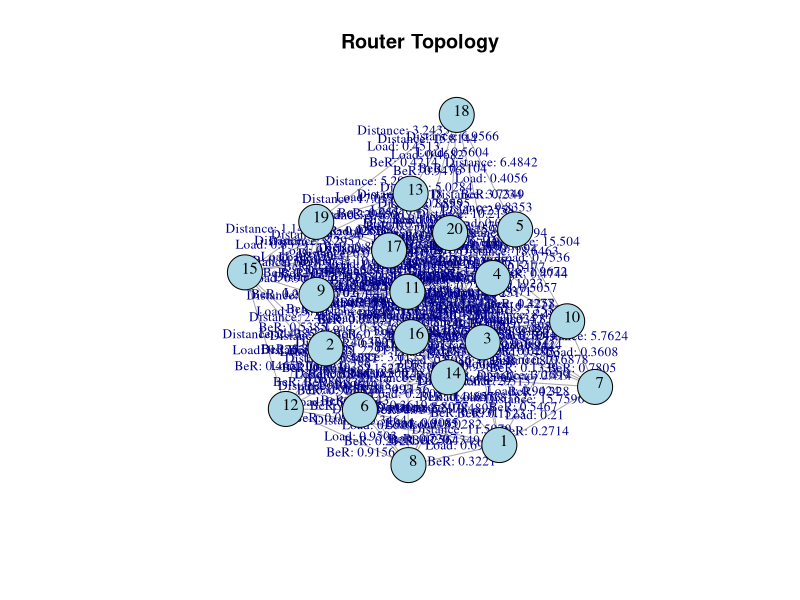
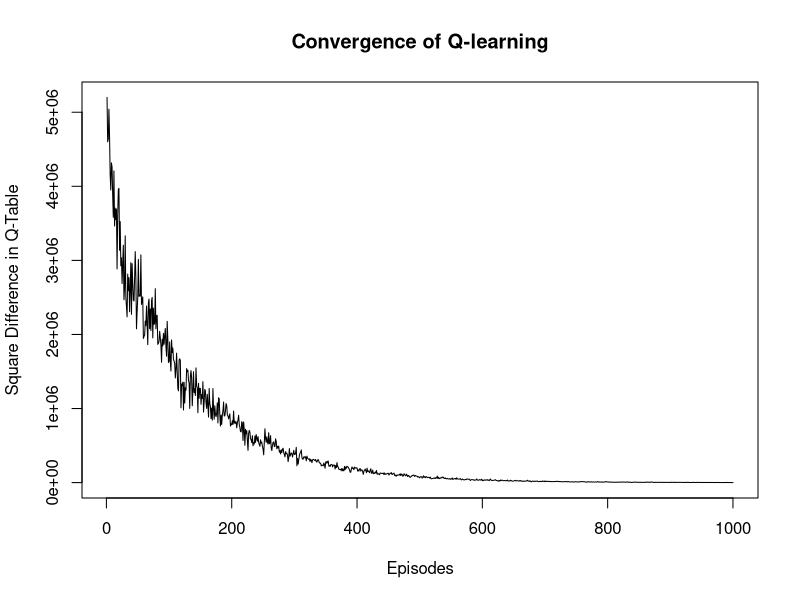

Source code (R) for these figures, in order:
rm(list=ls())
library(igraph)


################################################################################
#                       GENERATION OF RANDOM ROUTERS
################################################################################
create_states <- function(){
  "This is a function designed to generate the routers"
  
  # Generate a random number of states:
  num_states = sample(6:20, 1)
  
  # Create the states:
  states <- paste0("s", 1:num_states)
  
  # Take generated values to the environment:
  assign("num_states", num_states, envir = .GlobalEnv)
  assign("states", states, envir = .GlobalEnv)
}


################################################################################
#        GENERATION OF RANDOM VALUES OF DISTANCE, LOAD AND Bit Error Rate
################################################################################
generate_random_values <- function(num_states, num_paths){
  "This is a function used to generate random values of distance, load and BeR"
  
  # Create an empty adjacency matrix:
  adj_matrix <- matrix(0, nrow = num_states, ncol = num_states)
  
  # Fill the adjacency matrix with random values (1 or 0) to represent connections
  # between routers:
  for (i in 1:num_states) {
    for (j in 1:num_states) {
      if (i != j) {
        connection <- sample(c(0, 1), 1)
        adj_matrix[i, j] <- connection
        adj_matrix[j, i] <- connection
      }
    }
  }
  
  # Create the 3D arrays for each of the variables (the dimensions are 
  # num_states x num_states x num_paths).
  distance_values <- array(NA, dim = c(num_states, num_states, num_paths))
  load_values <- array(NA, dim = c(num_states, num_states, num_paths))
  ber_values <- array(NA, dim = c(num_states, num_states, num_paths))
  
  # Fill the arrays:
  for (i in 1:(num_states-1)) {  
    for (j in (i+1):num_states) { 
      
      # If condition to check whether there is a connection between router i and j.
      if (adj_matrix[i,j] == 1) {  
        
        # This loop iterates through each possible path between the nodes i and j.
        for (k in 1:num_paths){
          
          # For each path, it generates random values for distance, load and BeR.
          km <- runif(1, min = 1, max = 20)
          load <- runif(1, min = 0, max = 1)
          BeR <- runif(1, min = 0, max = 1)
          
          # Assign values to the arrays for both connections due to symmetry:
          distance_values[i, j, k] <- km; distance_values[j, i, k] <- km
          load_values[i, j, k] <- load; load_values[j, i, k] <- load
          ber_values[i, j, k] <- BeR; ber_values[j, i, k] <- BeR
        }
      }
    }
  }
  
  # Take generated values to the environment:
  assign("adj_matrix", adj_matrix, envir = .GlobalEnv)
  assign("distance_values", distance_values, envir = .GlobalEnv)
  assign("load_values", load_values, envir = .GlobalEnv)
  assign("ber_values", ber_values, envir = .GlobalEnv)
  
  
  # Show generated values:
  cat("Distance values:\n")
  print(distance_values)
  cat("\n")
  cat("Load values:\n")
  print(load_values)
  cat("\n")
  cat("BeR values:\n")
  print(ber_values)
}


################################################################################
#                 SELECTION OF BEST PATHS (BASED ON PENALTIES)
################################################################################
calculate_total_cost <- function(distance_km, load, BeR) {
  "This is a function used to compute the total cost of a certain path based on
  distance, load and BeR values"
  
  propagation_delay = 5 * distance_km  # 5us for each km in the fiber.
  tranmission_queue_delay = 1/(1-load)  # 1us x (1/(1-load))
  
  # Penalization of BeR:
  if (BeR >= 10^-4 && BeR <= 1){
    ber_penalty = 1000
  } else if (BeR > 10^-5 && BeR < 10^-4){
    ber_penalty = 50
  } else {
    ber_penalty = 0
  }
  
  # Sum of penalties:
  return (propagation_delay + tranmission_queue_delay + ber_penalty)
}

select_best_paths <- function(num_states, num_paths, adj_matrix, distance_values, load_values, ber_values){
  "The main goal of this function is to go through all the possible paths from
  one router to another and select the one with the lowest cost"
  
  # Construct 4 matrices:
  # 1. cost_matrix: it will store the cost of the shortest paths.
  cost_matrix <- matrix(-Inf, nrow = num_states, ncol = num_states)
  
  # 2. chosen_distance: it will store the distance between routers that gave the
  # lowest cost.
  chosen_distance <- matrix(NA, nrow = num_states, ncol = num_states)
  
  # 3. chosen_load: it will store the load between routers that gave the
  # lowest cost.
  chosen_load <- matrix(NA, nrow = num_states, ncol = num_states)
  
  # 4. chosen_ber: it will store the BeR between routers that gave the
  # lowest cost.
  chosen_ber <- matrix(NA, nrow = num_states, ncol = num_states)
  
  # Traverse through every possible combination of nodes:
  for (i in 1:num_states) {
    for (j in 1:num_states) {
      
      # Check if routers i and j are connected:
      if (adj_matrix[i,j] == 1) {
        min_cost <- Inf
        chosen_path_k <- NA  # Track the path 'k' that gave the minimum cost
        
        # Iterate through each possible path:
        for (k in 1:num_paths) {
          
          #For each path k, this code retrieves its distance, load, and Bit
          # error rate (BeR) values from the 3D arrays:
          km_value <- distance_values[i, j, k]
          load_value <- load_values[i, j, k]
          ber_value <- ber_values[i, j, k]
          
          # Check if any of the values is NA:
          if (!anyNA(c(km_value, load_value, ber_value))){
            
            # Compute the cost of the given path:
            cost <- calculate_total_cost(km_value, load_value, ber_value)
            
            # If the computed cost of the path k is less than the current min_cost,
            # then min_cost is updated to this new value and the index k of this
            # path is stored in chosen_path_k:
            if (cost < min_cost) {
              min_cost <- cost
              chosen_path_k <- k 
            }
          }
        }
        
        # Assign the cost to the path and store the respective km, load, and BeR values:
        cost_matrix[i, j] <- -min_cost
        if (!is.na(chosen_path_k)) {
          chosen_distance[i, j] <- distance_values[i, j, chosen_path_k]
          chosen_ber[i, j] <- ber_values[i, j, chosen_path_k]
          chosen_load[i, j] <- load_values[i, j, chosen_path_k]
        }
      }
    }
  }
  
  # Take generated values to the environment:
  assign("cost_matrix", cost_matrix, envir = .GlobalEnv)
  assign("chosen_distance", chosen_distance, envir = .GlobalEnv)
  assign("chosen_ber", chosen_ber, envir = .GlobalEnv)
  assign("chosen_load", chosen_load, envir = .GlobalEnv)
  
  # Show generated values:
  cat("Cost matrix:\n")
  print(cost_matrix)
  cat("\n")
  cat("Distance of the cheapest paths:\n")
  print(chosen_distance)
  cat("\n")
  cat("Loads of the cheapest paths:\n")
  print(chosen_load)
  cat("\n")
  cat("BeR of the cheapest paths:\n")
  print(chosen_ber)
  cat("\n")
}


################################################################################
#                             REPRESENT THE TOPOLOGY
################################################################################
plot_topology <- function(adj_matrix, chosen_distance, chosen_load, chosen_ber){
  "This is a function used to plot the topology of the current environment"
  
  # Create the graph:
  g <- graph_from_adjacency_matrix(adjmatrix=adj_matrix, mode="undirected", weighted=NULL, diag=FALSE)
  
  # Create the edge labels to show in the graph the distance, load and BeR values
  # of each connection between each router:
  edge_labels = c()
  for (i in 1:(num_states-1)){
    for (j in (i+1):num_states){
      if (adj_matrix[i,j] == 1){
        label <- paste(
          "Distance:", round(chosen_distance[i,j], 4), 
          "\nLoad:", round(chosen_load[i,j], 4), 
          "\nBeR:", round(chosen_ber[i,j], 4),
          "\n"
        )
        edge_labels = c(edge_labels, label)
      }
    }
  }
  
  # Plot the graph:
  plot(g, 
       layout = layout_with_fr,
       vertex.color = "lightblue", 
       vertex.size = 20, 
       vertex.label.color = "black",
       vertex.label.cex = 1,
       vertex.label.dist = 0.5,
       edge.label.cex = 0.8,
       edge.label = edge_labels,
       main = "Router Topology") 
}


################################################################################
#                  SOLVE THE PROPOSED SCENARIO USING Q-LEARNING
################################################################################
get_convergence_epsiode <- function(all_q_tables){
  "This is a function that has the main goal of returning the episode in which
  Q-learning converges"
  
  # Definition of general variables:
  threshold <- 0.01
  convergence_episode <- NA
  
  # Start the process from Q-table number 21, since we consider the 20 previous
  # Q-tables for checking convergence (explained in detail below):
  for (i in 21:length(all_q_tables)){
    current <- all_q_tables[[i]]
    
    # Obtain the 20 previous Q-tables:
    prev_20_q <- all_q_tables[(i-20):(i-1)]
    
    # Initially declare the sum as 0:
    total_sum = 0
    
    # Go through the 20 previous Q-tables and sum them:
    for (j in 1:length(prev_20_q)){
      mat_i <- prev_20_q[[j]]
      total_sum <- total_sum + sum(mat_i[is.finite(mat_i)])
    }
    
    # Obtain the mean:
    prev_20_mean <- total_sum/20
    
    # We consider it has converged when the square sum of the current episode
    # and the mean of the 20 previous ones is less than the threshold
    sum_current_one <- sum(current[is.finite(current)])
    differ <- (abs(sum(sum_current_one - prev_20_mean)))^2
    if (differ <= 0.01)
      break
  }
  
  # Show the convergence episode:
  cat("Convergence detected at episode:", i, "\n")
}

solve_scenario_qlearning <- function(num_states, adj_matrix, alpha, gamma, epsilon, num_episodes, cost_matrix){
  "This is a function that has the goal of solving a specific scenario using Q-learning"
  
  # Initialize a Q-table with all zeros. Then, any entry in the Q-table that
  # corresponds to a pair of nodes that aren't directly connected is set to
  # negative infinity to ensure those actions are not chosen.
  Q_table <- matrix(0, nrow = num_states, ncol = num_states)
  Q_table[adj_matrix == 0] <- -Inf
  
  # Track the squared difference between Q-tables of consecutive episodes:
  q_table_differences <- numeric(num_episodes)
  previous_q_table <- matrix(0, nrow = num_states, ncol = num_states)
  previous_q_table[adj_matrix == 0] <- -Inf  # Initialize with -Inf for invalid actions
  
  # List to store all Q-tables for every episode:
  all_q_tables <- list()  
  
  # Start a loop over a specified number of episodes. In each episode, the agent
  # will navigate through the network to learn the optimal path:
  for (episode in 1:num_episodes) {
    
    # Randomly choose a starting state:
    state <- sample(1:num_states, 1)  
    
    # This list will keep track of all nodes the agent visits in this episode to
    # avoid loops.
    visited_nodes <- c(state)
    
    while (TRUE) {  
      possible_actions <- which(adj_matrix[state, ] == 1)
      
      # Epsilon-greedy Strategy: with probability epsilon, the agent chooses a
      # a random action from the available ones (exploration), and with probability
      # 1-epsilon, the agent chooses the action with the highest current Q-value
      # (exploitation).
      
      # A random number between 0 and 1 is generated: is it less than epsilon?
      # Then explore; otherwise? Exploit.
      if (runif(1) < epsilon) {
        # Exploration:
        valid_actions <- setdiff(possible_actions, visited_nodes)
        if (length(valid_actions) == 0) {
          break
        }
        action <- sample(valid_actions, 1)
        
        # Exploitation:
      } else {
        valid_actions <- setdiff(possible_actions, visited_nodes)
        if (length(valid_actions) == 0) {
          break
        }
        action_values <- Q_table[state, valid_actions]
        action_index <- which.max(action_values)
        action <- valid_actions[action_index]
      }
      
      # Update visited nodes:
      visited_nodes <- c(visited_nodes, action)
      
      # Finally: 
      # 1. Get a reward for the chosen action from the cost_matrix:
      reward <- cost_matrix[state, action] # agent tries to maximize its reward by minimizing the cost
      
      # 2. Calculate the expected reward by considering the maximum Q-value from
      # the next state (action), discounted by gamma.
      future_reward <- gamma * max(Q_table[action, ])
      
      # 3. Use the Q-learning formula to update the Q-value in the Q-table for
      # the current state and action.
      Q_table[state, action] <- (1-alpha)*Q_table[state, action] + alpha*(reward + future_reward)
      
      # The agent moves to the next state, which corresponds to the action it chose:
      state <- action  
    }
    
    # Track the squared difference for finite values:
    differences <- (abs(Q_table - previous_q_table))^2
    
    # By excluding the "Inf" values when calculating the error, we ensure that
    # we get a more representative measure of how much the Q-table has truly
    # changed in areas that can learn and change. It's a way to focus on the 
    # aspects of the Q-table that are relevant to the learning process.
    q_table_differences[episode] <- sum(differences[is.finite(differences)])
    all_q_tables[[episode]] <- Q_table
    previous_q_table <- Q_table
  }
  
  # Take generated values to the environment:
  assign("Q_table", Q_table, envir = .GlobalEnv)
  assign("q_table_differences", q_table_differences, envir = .GlobalEnv)
  assign("all_q_tables", all_q_tables, envir = .GlobalEnv)
  
  
  # Show generated values:
  cat("Q-Table values:\n")
  print(Q_table)
  plot(q_table_differences, type="l", xlab="Episodes",
       ylab="Square Difference in Q-Table",
       main="Convergence of Q-learning")
  get_convergence_epsiode(all_q_tables)
}


################################################################################
#                                   BEST PATH
################################################################################
get_best_path_after_learning <- function(Q_table, start_node, end_node, adj_matrix) {
  "Gives the best route from a starting node to a destination node based on the highest cumulative reward (lowest negative reward)"
  
  # Obtain the number of states using the Q-table:
  num_states <- nrow(Q_table)
  
  # Initialize distance, previous node and visited variables:
  # 1. distance: It represents the shortest known distance (or, in this case,
  #   the highest cumulative reward) from the start_node to every other node.
  distance <- rep(Inf, num_states)
  
  # 2. previous: This vector keeps track of the previous node on the best path
  #   from the start_node to every other node. It's used for backtracking to find
  #   the best path once Dijkstra's algorithm completes.
  previous <- rep(0, num_states)
  
  # 3. visited: This vector is a boolean flag for each state/node indicating
  #   if it has been visited (considered) in Dijkstra's algorithm. It ensures we
  #   don't reconsider nodes we've already processed.
  visited <- rep(FALSE, num_states)
  
  # Start node distance is 0:
  distance[start_node] <- 0
  
  # Find the shortest path using Dijkstra's algorithm with negative rewards:
  for (i in 1:num_states) {
    # Find the node with the minimum distance among unvisited nodes:
    min_distance <- Inf
    min_index <- -1
    
    for (v in 1:num_states) {
      # The inner loop iterates over all nodes to find the node with the minimum 
      # distance (highest reward in our case) that hasn't been visited. This node
      # is represented by min_index.
      if (!visited[v] && distance[v] < min_distance) {
        min_distance <- distance[v]
        min_index <- v
      }
    }
    
    if (min_index == -1) {
      # If min_index remains as -1, it indicates that there are no more reachable
      # nodes left to consider. Thus, we can break out of the outer loop.
      break
    }
    
    # Mark node as visited:
    visited[min_index] <- TRUE
    
    for (v in 1:num_states) {
      # This second inner loop checks each neighboring node v of the current
      # min_index node.
      
      if (!visited[v] && adj_matrix[min_index, v] == 1) {
        # This condition ensures that the neighbor v has not been visited and
        # is directly connected to the current node.
        
        alt <- distance[min_index] + (-Q_table[min_index, v])
        # For each valid neighbor, the algorithm calculates an alternate distance (alt),
        # which is the sum of the current node's distance and the negative Q-value
        # (negative to transform reward into cost).
        
        if (alt < distance[v]) {
          # If this alternate distance is less than the currently known distance
          # to the neighbor, then:
          #   1. The distance for the neighboring node v is updated with this new value.
          #   2. The previous vector for the neighbor v is set to the current node (min_index),
          #     indicating the current node is the best predecessor for the neighbor
          #     on the shortest path from the start node.
          distance[v] <- alt
          previous[v] <- min_index
        }
      }
    }
  }
  
  # Reconstruct the path from end_node to start_node. The path is initialized 
  # with the end_node because we're going to backtrack from our destination
  # (end_node) to our starting point (start_node). 
  path <- c(end_node)
  current_node <- end_node
  while (current_node != start_node) {
    # The loop continues as long as the current_node isn't the start_node, which
    # means we haven't reached the beginning of our path yet.
    
    # This line looks up the previous array to find the predecessor of the
    # current_node. The previous array contains the best predecessor for each
    # node as determined by the Dijkstra's algorithm:
    current_node <- previous[current_node]
    
    # Add node to path:
    path <- c(current_node, path)
  }
  
  # Take generated values to the environment:
  assign("path", path, envir = .GlobalEnv)
  
  # Show generated values:
  cat("Path from ", start_node, " to ", end_node, " (based on highest cumulative reward):\n")
  print(path)
}


################################################################################
#                 INVOKE THE FUNCTIONS AND SOLVE RANDOM SCENARIO
################################################################################
# Define some general variables:
num_paths = 2
alpha = 0.5
gamma = 0.9
epsilon = 0.1
num_episodes = 1000

# STEP 1: Create the routers.
create_states()

# STEP 2: Generate the paths.
generate_random_values(num_states, num_paths)

# STEP 3: Select the best paths based on lowest costs.
select_best_paths(num_states, num_paths, adj_matrix, distance_values, load_values, ber_values)

# STEP 4: Plot the topology.
plot_topology(adj_matrix, chosen_distance, chosen_load, chosen_ber)

# STEP 5: Use Q-learning to explore the environment,
solve_scenario_qlearning(num_states, adj_matrix, alpha, gamma, epsilon, num_episodes, cost_matrix)

# Obtain the path to from every node to every other node:
for (i in 1:num_states){
  for (j in 1:num_states){
    if (i != j){
      get_best_path_after_learning(Q_table, start_node = i, end_node = j, adj_matrix)
      cat("\n")
    }
  }
}

